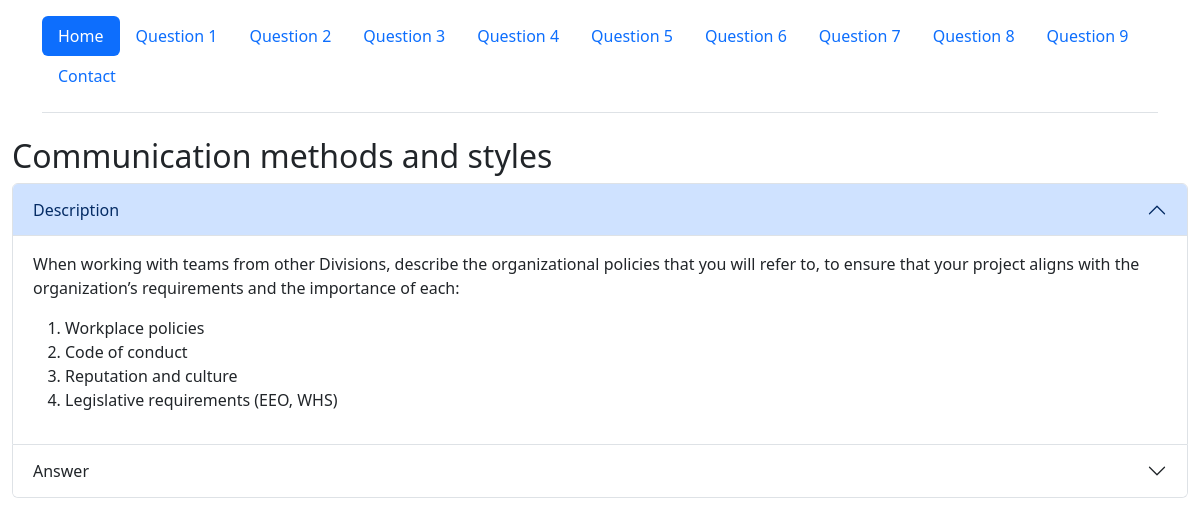
The app's page /questions.php?question=1 with its own data.
### tables this page shows
CREATE TABLE `questions` (
  `ID` int(3) NOT NULL,
  `Question` varchar(200) NOT NULL,
  `Description` text NOT NULL,
  `Answer` text NOT NULL
);

### config.php (called while the page is built, shortened)
<?php
function connect() {
	$host = 'localhost';
	$dbname = 'questionsdb';
	$username = 'root';
	$password = '';
	try {
		return new PDO("mysql:host=$host;dbname=$dbname", $username, $password);
	} catch (PDOException $e) {
		die("Error: " . $e->getMessage());
	}
}

### questions.php (the view, shortened to what this page needs)
 <?php
include_once('config.php');
$ID = $_GET['question'];
$selectdatabase = "SELECT * FROM questions";
$show = (connect()->query($selectdatabase));
$allrows = $show->fetchAll(PDO::FETCH_ASSOC);
?>
<!DOCTYPE html>
<html>
	<head>
		<link href="https://cdn.jsdelivr.net/npm/bootstrap@5.3.0/dist/css/bootstrap.min.css" rel="stylesheet">
	</head>
	<body>
		<?php
        include_once('navbar.php');
        foreach ($allrows as $row) {
            if ($row['ID'] == $ID) {
                ?>
                <div class="container-fluid">
                    <h2>
                        <tr><td><?php echo $row['Question']; ?></td></tr>
                    </h2>
                    <div class="accordion" id="accordionExample">
                        <div class="accordion-item">
                            <h2 class="accordion-header" id="One">
                                <button class="accordion-button" type="button" data-bs-toggle="collapse" data-bs-target="#collapseOne" aria-expanded="true" aria-controls="collapseOne">
                                    Description
                                </button>
                            </h2>
                            <div id="collapseOne" class="accordion-collapse collapse show" aria-labelledby="headingOne" data-bs-parent="#accordionExample">
                                <div class="accordion-body">
                                    <tr><td><?php echo $row['Description']; ?></td></tr>
                                </div>
                            </div>
                        </div>
                        <div class="accordion-item">
                            <h2 class="accordion-header" id="Two">
                                <button class="accordion-button collapsed" type="button" data-bs-toggle="collapse" data-bs-target="#collapseTwo" aria-expanded="false" aria-controls="collapseTwo">
                                    Answer
                                </button>
                            </h2>
                        </div>
                    </div>
                </div>
                <?php
            }
        }
        ?>
	</body>
</html>

### navbar.php
<?php include_once('config.php'); ?>
<div class="container">
	<header class="d-flex flex-wrap justify-content-center py-3 mb-4 border-bottom">
		<ul class="nav nav-pills">
			<li class="nav-item"><a href="index.php" class="nav-link active" aria-current="page">Home</a></li>
			<?php
				$selectdatabase = "SELECT * FROM questions";
				$show = (connect()->query($selectdatabase));
				$allrows = $show->fetchAll(PDO::FETCH_ASSOC);
				foreach ($allrows as $row) {
					?>
					<li class="nav-item"><a href="questions.php?question=<?php echo $row['ID']; ?>" class="nav-link">Question <?php echo $row['ID']; ?></a></li>
				<?php
				}
				?>
			<li class="nav-item"><a href="contact.php" class="nav-link">Contact</a></li>
		</ul>
	</header>
</div>

### records on screen
questions: ID "1", Question "Communication methods and styles", Description "When working with teams from other Divisions, describe the organizational policies that you will refer to, to ensure that your project aligns with the organization’s requirements and the importance of each: Workplace policies Code of conduct Reputation and culture Legislative requirements (EEO, WHS)"
questions: ID "2"
questions: ID "3"
questions: ID "4"
questions: ID "5"
questions: ID "6"
questions: ID "7"
questions: ID "8"
questions: ID "9"
